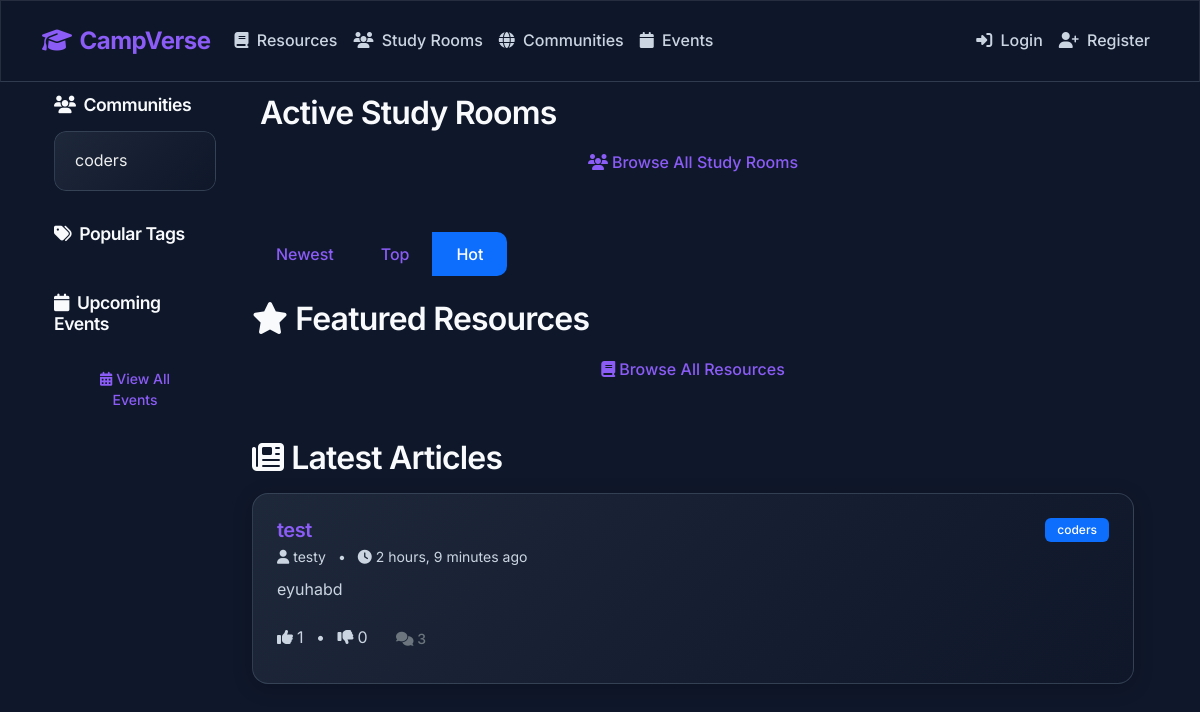
The page / on the database its author committed.
### content/models.py (models this page shows, shortened)
class Community(models.Model):
    name = models.CharField(max_length=100, unique=True)
    description = models.TextField(blank=True)
    created_at = models.DateTimeField(auto_now_add=True)
    members = models.ManyToManyField(User, through='CommunityMembership', related_name='joined_communities')
    banner_image = models.ImageField(upload_to='community_banners/', blank=True, null=True)
    icon = models.ImageField(upload_to='community_icons/', blank=True, null=True)
    rules = models.TextField(blank=True, null=True)
    moderators = models.ManyToManyField(User, related_name='moderated_communities', blank=True)

class Article(models.Model):
    title = models.CharField(max_length=255)
    content = RichTextField()
    author = models.ForeignKey(User, on_delete=models.CASCADE, related_name='articles')
    community = models.ForeignKey(Community, on_delete=models.CASCADE, related_name='articles')
    upvotes = models.PositiveIntegerField(default=0)
    downvotes = models.PositiveIntegerField(default=0)
    created_at = models.DateTimeField(auto_now_add=True)
    updated_at = models.DateTimeField(auto_now=True)
    tags = models.ManyToManyField('Tag', related_name='articles', blank=True)

### content/views.py (the view)
# urls.py: path('', views.home, name='home'),
def home(request):
    sort_order = request.GET.get('sort', 'hot')
    tag_slug = request.GET.get('tag', None)
    articles_queryset = Article.objects.all()
    if tag_slug:
        tag = get_object_or_404(Tag, slug=tag_slug)
        articles_queryset = articles_queryset.filter(tags=tag)
    if sort_order == 'oldest':
        articles = articles_queryset.order_by('created_at')
    elif sort_order == 'top':
        articles = articles_queryset.order_by('-upvotes', 'downvotes', '-created_at')
    elif sort_order == 'hot':
        import datetime
        time_window = timezone.now() - datetime.timedelta(days=7)
        articles = articles_queryset.filter(created_at__gte=time_window).order_by('-upvotes', '-created_at')
        if not articles:
            articles = articles_queryset.order_by('-created_at')
    else:  # default to newest
        articles = articles_queryset.order_by('-created_at')
    communities = Community.objects.all().order_by('name')
    popular_tags = Tag.objects.annotate(article_count=models.Count('articles')).order_by('-article_count')[:10]
    upcoming_events = Event.objects.filter(
        start_time__gte=timezone.now(),
        status='upcoming'
    ).order_by('start_time')[:5]
    featured_resources = Resource.objects.filter(is_featured=True).order_by('-created_at')[:4]
    active_study_rooms = StudyRoom.objects.filter(
        is_active=True,
        sessions__end_time__isnull=True  # Has an ongoing session
    ).distinct().order_by('-updated_at')[:3]
    context = {
        'articles': articles,
        'communities': communities,
        'popular_tags': popular_tags,
        'sort_order': sort_order,
        'current_tag': tag_slug,
        'upcoming_events': upcoming_events,
        'featured_resources': featured_resources,
        'active_study_rooms': active_study_rooms,
    }
    return render(request, 'content/home.html', context)

### content/context_processor.py (called while the page is built)
def communities_processor(request):
    communities = Community.objects.all().order_by('name')
    return {'global_communities': communities}

### content/templates/content/home.html (shortened to what this page needs)
{% extends 'content/base.html' %}
{% block content %}
<div class="container-fluid">
  <div class="row">
    <div class="col-md-3 col-lg-2 sidebar">
      <div class="sidebar-section">
        <h5 class="sidebar-title">
          <i class="fas fa-users me-2"></i>Communities
        </h5>
        <div class="list-group">
          {% for community in communities %}
            <a href="{% url 'community_detail' community.id %}" class="list-group-item list-group-item-action">
              {{ community.name }}
            </a>
          {% endfor %}
        </div>
      </div>
      <div class="sidebar-section">
        <h5 class="sidebar-title">
          <i class="fas fa-tags me-2"></i>Popular Tags
        </h5>
      </div>
      <div class="sidebar-section">
        <h5 class="sidebar-title">
          <i class="fas fa-calendar me-2"></i>Upcoming Events
        </h5>
        <a href="{% url 'event_list' %}" class="btn btn-outline-primary btn-sm mt-2 w-100">
          <i class="fas fa-calendar-alt me-1"></i>View All Events
        </a>
      </div>
    </div>
    <div class="col-md-9 col-lg-10 ms-sm-auto px-md-4">
      <section class="mb-5">
        <h2 class="section-header">
          Active Study Rooms
        </h2>
        <div class="text-center mt-3">
          <a href="{% url 'study_room_list' %}" class="btn btn-outline-primary">
            <i class="fas fa-users me-1"></i>Browse All Study Rooms
          </a>
        </div>
      </section>
      <div class="d-flex justify-content-between align-items-center mb-4">
        <div class="btn-group">
          <a href="?sort=newest" class="btn btn-outline-primary {% if sort_order == 'newest' %}active{% endif %}">
            Newest
          </a>
          <a href="?sort=top" class="btn btn-outline-primary {% if sort_order == 'top' %}active{% endif %}">
            Top
          </a>
          <a href="?sort=hot" class="btn btn-outline-primary {% if sort_order == 'hot' %}active{% endif %}">
            Hot
          </a>
        </div>
      </div>
      <section class="mb-5">
        <h2 class="section-header">
          <i class="fas fa-star me-2"></i>Featured Resources
        </h2>
        <div class="text-center mt-3">
          <a href="{% url 'resource_list' %}" class="btn btn-outline-primary">
            <i class="fas fa-book me-1"></i>Browse All Resources
          </a>
        </div>
      </section>
      <section class="mb-5">
        <h2 class="section-header">
          <i class="fas fa-newspaper me-2"></i>Latest Articles
        </h2>
        {% for article in articles %}
          <div class="card article-card mb-3">
            <div class="card-body">
              <div class="d-flex justify-content-between align-items-start">
                <h5 class="card-title mb-1">
                  <a href="{% url 'article_detail' article.pk %}" class="text-decoration-none">
                    {{ article.title }}
                  </a>
                </h5>
                <a href="{% url 'community_detail' article.community.pk %}" class="badge bg-primary text-decoration-none">
                  {{ article.community.name }}
                </a>
              </div>
              <p class="card-text text-muted small mb-2">
                <i class="fas fa-user me-1"></i>{{ article.author.username }}
                <span class="mx-2">•</span>
                <i class="fas fa-clock me-1"></i>{{ article.created_at|timesince }} ago
              </p>
              <p class="card-text">{{ article.content|striptags|truncatewords:50 }}</p>
              <div class="d-flex justify-content-between align-items-center">
                <div>
                  {% if user.is_authenticated %}
                    <a href="{% url 'vote_article' article.pk 'up' %}" class="btn btn-sm btn-outline-success me-1">
                      <i class="fas fa-thumbs-up"></i> {{ article.upvotes }}
                    </a>
                    <a href="{% url 'vote_article' article.pk 'down' %}" class="btn btn-sm btn-outline-danger me-2">
                      <i class="fas fa-thumbs-down"></i> {{ article.downvotes }}
                    </a>
                  {% else %}
                    <span class="text-muted">
                      <i class="fas fa-thumbs-up me-1"></i>{{ article.upvotes }}
                      <span class="mx-2">•</span>
                      <i class="fas fa-thumbs-down me-1"></i>{{ article.downvotes }}
                    </span>
                  {% endif %}
                  <a href="{% url 'article_detail' article.pk %}#comments" class="btn btn-sm btn-outline-secondary">
                    <i class="fas fa-comments"></i> {{ article.comments.count }}
                  </a>
                </div>
              </div>
            </div>
          </div>
        {% empty %}
          <div class="alert alert-info">
            <i class="fas fa-info-circle me-2"></i>No articles found.
          </div>
        {% endfor %}
      </section>
    </div>
  </div>
</div>
{% endblock %}

### rows shown on the page
Community: name "coders"
Article: title "test", community.name "coders", author.username "testy", created_at "2 hours, 9 minutes", content "eyuhabd", upvotes "1", downvotes "0", comments.count "3"
